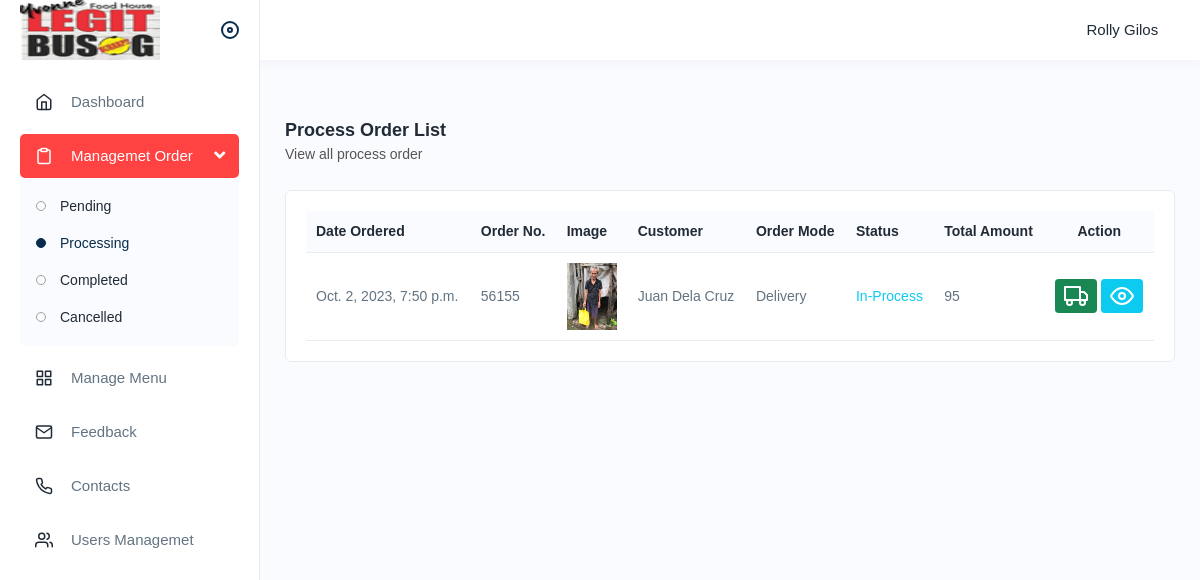
The app's page /v1/order/process (signed in), older data.
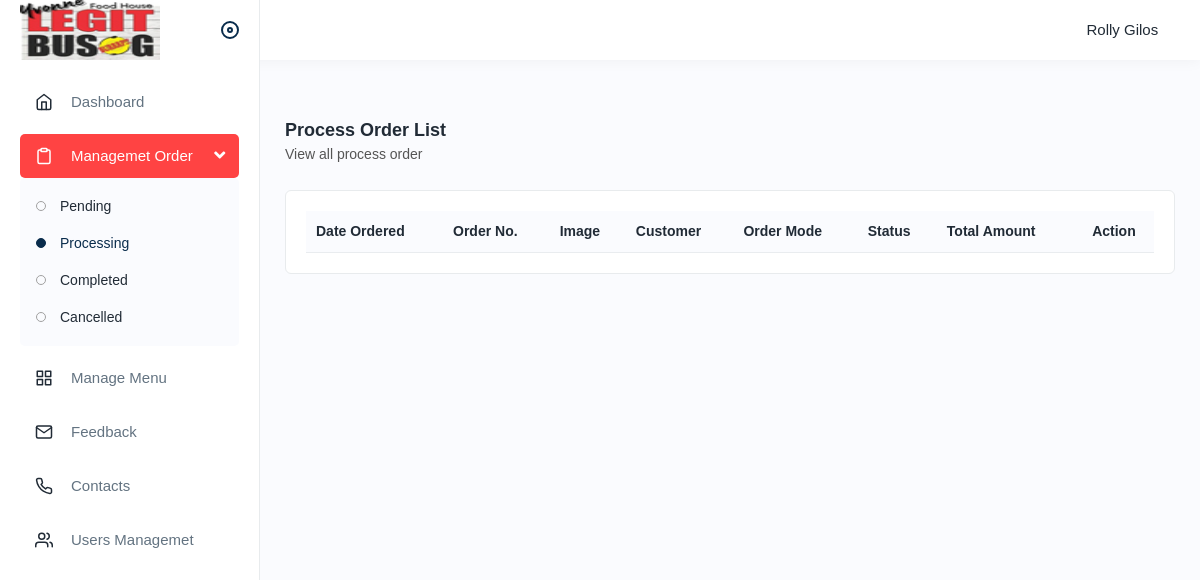
The same page, newer data.
### main/models.py (models this page shows, shortened)
class Transaction(models.Model):
    transaction_id = models.CharField(max_length=50, null=False)
    user = models.ForeignKey(User, on_delete=models.CASCADE, null=False)
    total_amount = models.IntegerField(default=0, null=True)
    order_mode = models.CharField(max_length=50)
    status = models.CharField(max_length=50)
    address = models.CharField(max_length=250)
    cancel_reason = models.CharField(max_length=250, null=True)
    date_created = models.DateTimeField(default=now)

class PersonInfo(models.Model):
    user = models.OneToOneField(User, on_delete=models.CASCADE, null=False)
    dob = models.DateField(null=False)
    address = models.CharField(max_length=100, null=False)
    contact = models.CharField(max_length=100, null=False)
    image = models.ImageField(null=True)

### main/decorators.py (the view)
        def wrapper_func(response, *args, **kwargs):
            group = None
            if response.user.groups.exists():
                group = response.user.groups.all()[0].name
                if group in allowed_roles:
                    return view_func(response, *args, **kwargs)
                else:
                    return HttpResponse('You are not authorize to view this page')
            return HttpResponse('You are not authorize to view this page')

### main/views.py (called while the page is built)
@login_required
@allowed_users(allowed_roles=['admin'])
def adminProcessOrder(response):
    trans = Transaction.objects.filter(
        status='In-Process') | Transaction.objects.filter(status='Out for Delivery')
    return render(response, 'main/admin/orderinprocess.html', {
        'trans': trans,
    })  # admin

### main/templates/main/admin/orderinprocess.html (shortened to what this page needs)
{% extends '../admin-layout.html' %}
{% load static %}
{% block content %}
<div class="content mt-2">
    <div class="page-header">
        <div class="page-title">
            <h4>Process Order List</h4>
            <h6>View all process order</h6>
        </div>
    </div>
    <div class="card">
        <div class="card-body">
            <div class="table-responsive">
                <table id="example" class="table">
                    <thead>
                        <tr>
                            <th>Date Ordered</th>
                            <th>Order No.</th>
                            <th>Image</th>
                            <th>Customer</th>
                            <th>Order Mode</th>
                            <th>Status</th>
                            <th>Total Amount</th>
                            <th class="text-center">Action</th>
                        </tr>
                    </thead>
                    {% for tran in trans %}
                    <tbody>
                        <tr>
                            <td>{{ tran.date_created }}</td>
                            <td>{{ tran.transaction_id }}</td>
                            <td>
                                {% if tran.user.personinfo.image %}
                                <a href="{{ tran.user.personinfo.image.url }}">
                                    <img width="50" src="{{ tran.user.personinfo.image.url }}">
                                </a>
                                {% else %}
                                <img src="{% static 'img/no-profile.png' %}" width="50">
                                {% endif %}
                            </td>
                            <td>{{ tran.user.first_name | title }} {{ tran.user.last_name | title }}</td>
                            <td>{{ tran.order_mode }}</td>
                            <td class="text-info">{{ tran.status }}</td>
                            <td>{{ tran.total_amount }}</td>
                            <td class="text-center">
                                {% if tran.status == 'Out for Delivery' %}
                                <a class="btn btn-sm btn-success text-white" data-bs-toggle="modal" id=""
                                   data-bs-target="#appModal{{ tran.id }}">
                                    <i data-feather="check-circle"></i>
                                </a>
                                {% elif tran.status == 'In-Process' %}
                                <a class="btn btn-sm btn-success text-white" data-bs-toggle="modal" id=""
                                   data-bs-target="#deliverModal{{ tran.id }}">
                                    <i data-feather="truck"></i>
                                </a>
                                {% endif %}
                                <a class="btn btn-sm btn-info text-white"
                                   href="{% url 'admin_customer_orderlist_inprocess' tran.transaction_id %}">
                                    <i data-feather="eye"></i>
                                </a>
                            </td>
                        </tr>
                    </tbody>
                    {% endfor %}
                </table>
            </div>
        </div>
    </div>
</div>
{% endblock %}

Row changes from the older to the newer data that the page shows:
removed Transaction: date_created "Oct. 2, 2023, 7:50 p.m.", transaction_id "56155", user.personinfo.image (picture), user.first_name "Juan", user.last_name "Dela Cruz", order_mode "Delivery", status "In-Process", total_amount "95"
